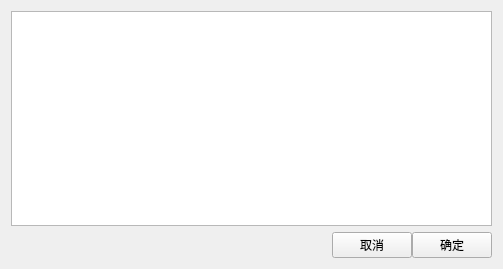
<?xml version="1.0" encoding="UTF-8"?>
<ui version="4.0">
 <class>Client_Infomation</class>
 <widget class="QWidget" name="Client_Infomation">
  <property name="geometry">
   <rect>
    <x>0</x>
    <y>0</y>
    <width>503</width>
    <height>269</height>
   </rect>
  </property>
  <property name="windowTitle">
   <string>Form</string>
  </property>
  <layout class="QGridLayout" name="gridLayout">
   <item row="0" column="0">
    <widget class="QTableView" name="tableView"/>
   </item>
   <item row="1" column="0">
    <layout class="QHBoxLayout" name="horizontalLayout">
     <property name="spacing">
      <number>0</number>
     </property>
     <item>
      <spacer name="horizontalSpacer">
       <property name="orientation">
        <enum>Qt::Horizontal</enum>
       </property>
       <property name="sizeHint" stdset="0">
        <size>
         <width>40</width>
         <height>20</height>
        </size>
       </property>
      </spacer>
     </item>
     <item>
      <widget class="QPushButton" name="btn_cancel">
       <property name="text">
        <string>取消</string>
       </property>
      </widget>
     </item>
     <item>
      <widget class="QPushButton" name="btn_ok">
       <property name="text">
        <string>确定</string>
       </property>
      </widget>
     </item>
    </layout>
   </item>
  </layout>
 </widget>
 <resources/>
 <connections/>
</ui>
